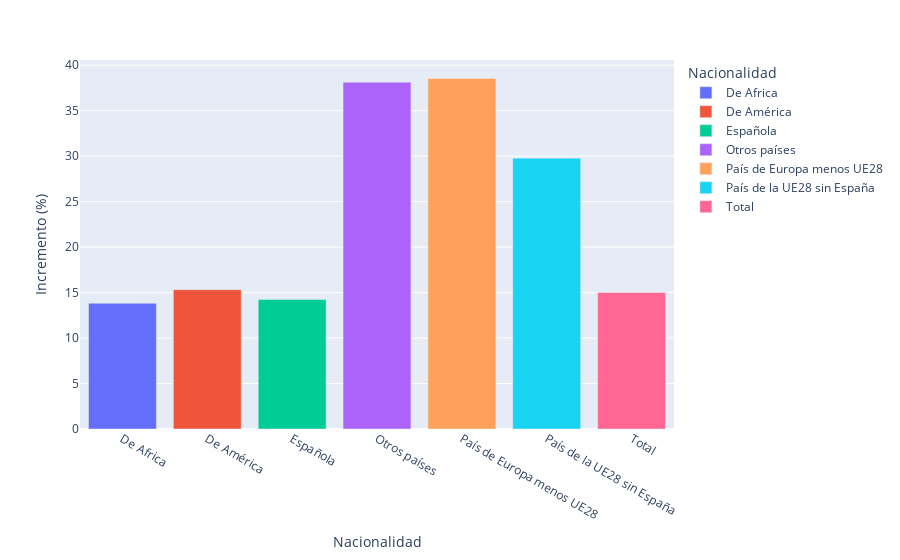

The notebook cell saved with this chart:
### Code cell
df_incrementos
fig = px.bar(df_incrementos, x= 'Nacionalidad', y='Incremento (%)', color="Nacionalidad")
fig.show()

### Figure 1 — Plotly figure (JSON) as saved in the notebook; plotly's stock layout.template omitted (floating-point values rounded to 4 significant figures)
{"data": [{"alignmentgroup": "True", "hovertemplate": "Nacionalidad=%{x}<br>Incremento (%)=%{y}<extra></extra>", "legendgroup": "De Africa", "marker": {"color": "#636efa", "pattern": {"shape": ""}}, "name": "De Africa", "offsetgroup": "De Africa", "orientation": "v", "showlegend": true, "textposition": "auto", "type": "bar", "x": ["De Africa"], "xaxis": "x", "y": [13.83], "yaxis": "y"}, {"alignmentgroup": "True", "hovertemplate": "Nacionalidad=%{x}<br>Incremento (%)=%{y}<extra></extra>", "legendgroup": "De América", "marker": {"color": "#EF553B", "pattern": {"shape": ""}}, "name": "De América", "offsetgroup": "De América", "orientation": "v", "showlegend": true, "textposition": "auto", "type": "bar", "x": ["De América"], "xaxis": "x", "y": [15.32], "yaxis": "y"}, {"alignmentgroup": "True", "hovertemplate": "Nacionalidad=%{x}<br>Incremento (%)=%{y}<extra></extra>", "legendgroup": "Española", "marker": {"color": "#00cc96", "pattern": {"shape": ""}}, "name": "Española", "offsetgroup": "Española", "orientation": "v", "showlegend": true, "textposition": "auto", "type": "bar", "x": ["Española"], "xaxis": "x", "y": [14.25], "yaxis": "y"}, {"alignmentgroup": "True", "hovertemplate": "Nacionalidad=%{x}<br>Incremento (%)=%{y}<extra></extra>", "legendgroup": "Otros países", "marker": {"color": "#ab63fa", "pattern": {"shape": ""}}, "name": "Otros países", "offsetgroup": "Otros países", "orientation": "v", "showlegend": true, "textposition": "auto", "type": "bar", "x": ["Otros países"], "xaxis": "x", "y": [38.13], "yaxis": "y"}, {"alignmentgroup": "True", "hovertemplate": "Nacionalidad=%{x}<br>Incremento (%)=%{y}<extra></extra>", "legendgroup": "País de Europa menos UE28", "marker": {"color": "#FFA15A", "pattern": {"shape": ""}}, "name": "País de Europa menos UE28", "offsetgroup": "País de Europa menos UE28", "orientation": "v", "showlegend": true, "textposition": "auto", "type": "bar", "x": ["País de Europa menos UE28"], "xaxis": "x", "y": [38.54], "yaxis": "y"}, {"alignmentgroup": "True", "hovertemplate": "Nacionalidad=%{x}<br>Incremento (%)=%{y}<extra></extra>", "legendgroup": "País de la UE28 sin España", "marker": {"color": "#19d3f3", "pattern": {"shape": ""}}, "name": "País de la UE28 sin España", "offsetgroup": "País de la UE28 sin España", "orientation": "v", "showlegend": true, "textposition": "auto", "type": "bar", "x": ["País de la UE28 sin España"], "xaxis": "x", "y": [29.78], "yaxis": "y"}, {"alignmentgroup": "True", "hovertemplate": "Nacionalidad=%{x}<br>Incremento (%)=%{y}<extra></extra>", "legendgroup": "Total", "marker": {"color": "#FF6692", "pattern": {"shape": ""}}, "name": "Total", "offsetgroup": "Total", "orientation": "v", "showlegend": true, "textposition": "auto", "type": "bar", "x": ["Total"], "xaxis": "x", "y": [15], "yaxis": "y"}], "layout": {"barmode": "relative", "legend": {"title": {"text": "Nacionalidad"}, "tracegroupgap": 0}, "margin": {"t": 60}, "xaxis": {"anchor": "y", "categoryarray": ["De Africa", "De América", "Española", "Otros países", "País de Europa menos UE28", "País de la UE28 sin España", "Total"], "categoryorder": "array", "domain": [0, 1], "title": {"text": "Nacionalidad"}}, "yaxis": {"anchor": "x", "domain": [0, 1], "title": {"text": "Incremento (%)"}}}}
